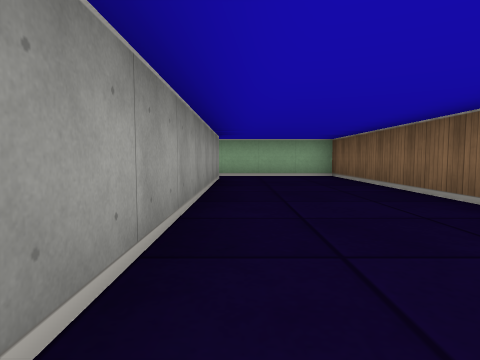
View 1 (above)

15 first-person views from a walk through a cub3D level. The camera is about half as high as the walls, tilts 4° down and sees 75° across. The floor is counted in squares. Each view is taken from the middle of a square. On the plan, view 1 faces up. The plan holds only what a view shows up to about 9 squares ahead; the rest is blank.

View 2
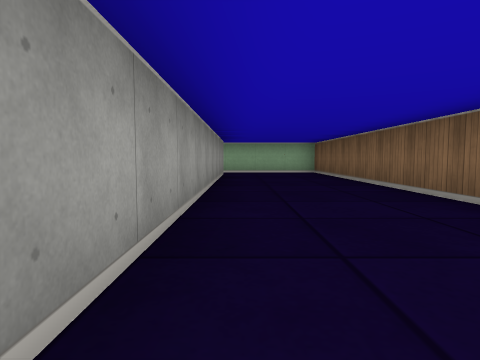

View 3
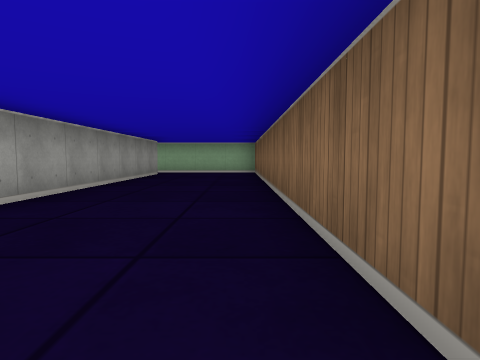

View 4
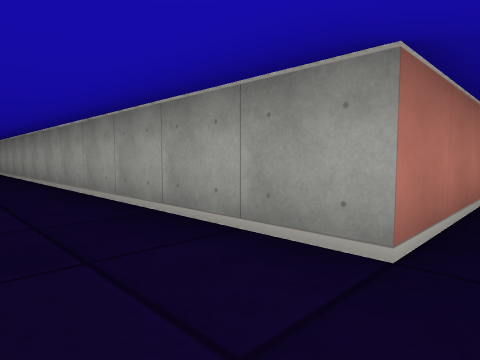

View 5
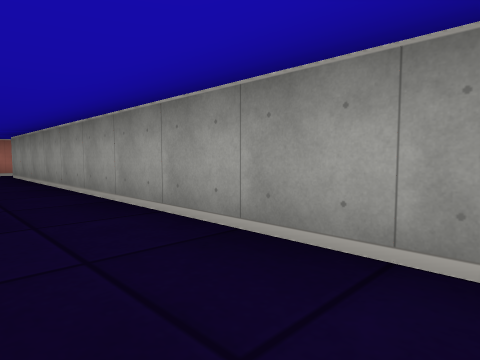

View 6
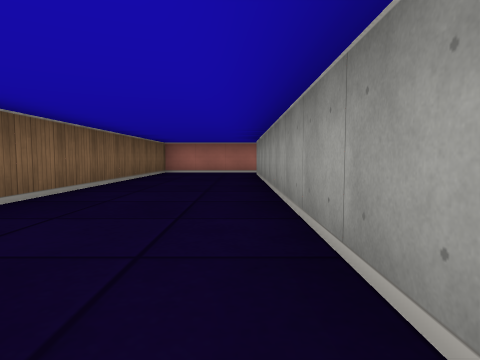

View 7
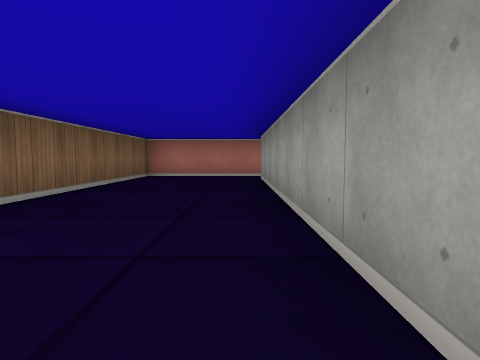

View 8
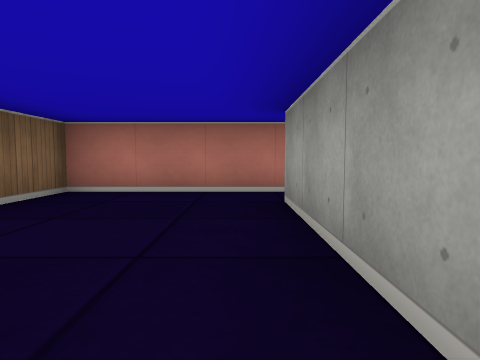

View 9
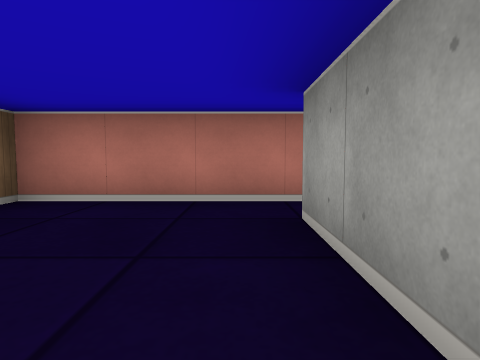

View 10
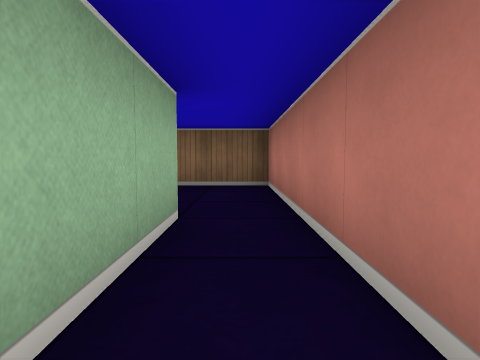

View 11
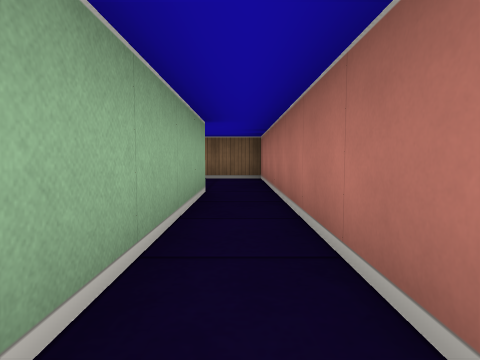

View 12
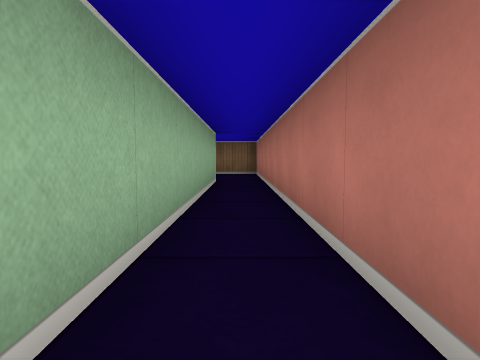

View 13
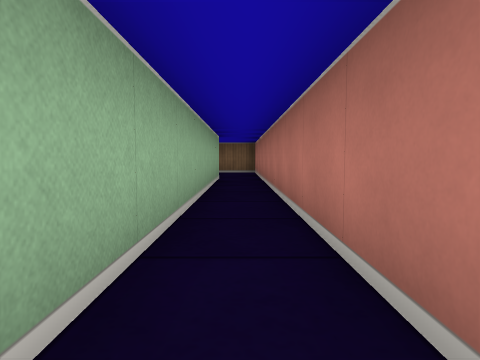

View 14
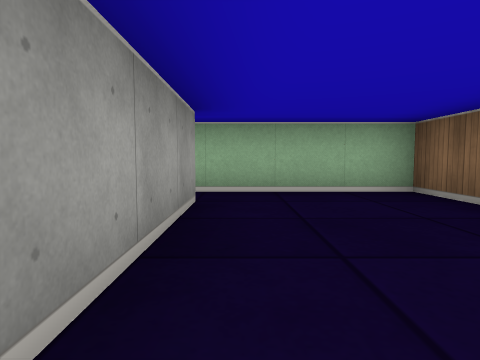

View 15
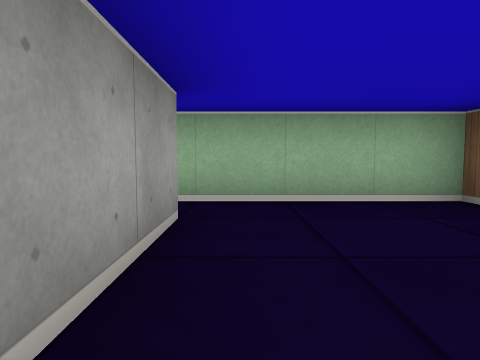

### Floor plan
Points are (right, up) in squares from view 1. A wall is a line through its corners. A room is listed if a view was taken in it or the views show most of it. See-through windows are left out.
Room 1 (views 1, 2, 3, 4, 5, 6, 7, 8, 9, 14, 15)
walls: (-0.5, 7.5) (-0.5, -6.5); (-0.5, -7.5) (2.5, -7.5) (2.5, 8.5) (-0.8, 8.5)
ways out: opening at (0, -7) to room 2
Room 2 (views 10, 11, 12, 13)
walls: (-7.4, -7.5) (-0.5, -7.5); (-0.5, -6.5) (-7.4, -6.5)
ways out: opening at (0, -7) to room 1

Where each view was taken, in squares from view 1:
view 1: 0 up, 0 right, facing up
view 2: 2 down, 0 right, facing up
view 3: 2 down, 2 right, facing up
view 4: 8 up, 1 right, facing down-left
view 5: 3 up, 1 right, facing down-left
view 6: 3 up, 0 right, facing down
view 7: 1 up, 0 right, facing down
view 8: 3 down, 0 right, facing down
view 9: 4 down, 0 right, facing down
view 10: 7 down, 3 left, facing right
view 11: 7 down, 5 left, facing right
view 12: 7 down, 7 left, facing right
view 13: 7 down, 8 left, facing right
view 14: 4 up, 0 right, facing up
view 15: 5 up, 0 right, facing up
